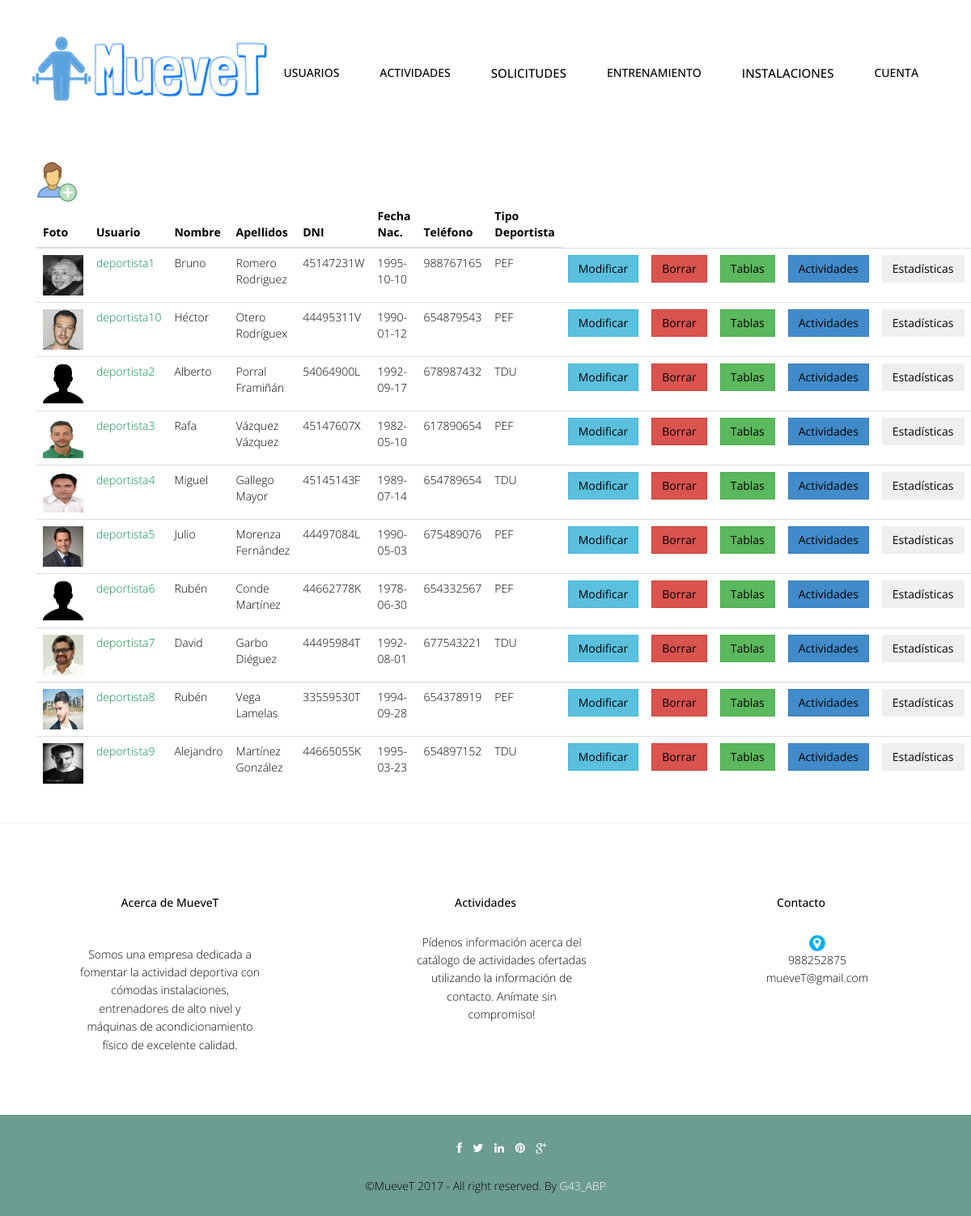
/abp/Controllers/DEPORTISTA_Controller.php?user=deportista (signed in), run on the app's committed database.
### tables this page shows
CREATE TABLE IF NOT EXISTS `usuario` (
  `foto` varchar(500) DEFAULT '../img/user.jpg',
  `userName` varchar(20) NOT NULL,
  `password` varchar(128) NOT NULL,
  `tipoUsuario` int(10) NOT NULL,
  `nombre` varchar(20) NOT NULL,
  `apellidos` varchar(70) NOT NULL,
  `dni` varchar(9) NOT NULL,
  `fechaNac` date NOT NULL,
  `direccion` varchar(80) DEFAULT NULL,
  `telefono` int(15) DEFAULT NULL,
  `email` varchar(30) NOT NULL
);

CREATE TABLE IF NOT EXISTS `deportista` (
  `userName` varchar(20) NOT NULL,
  `tipoDeportista` char(3) NOT NULL,
  `metodoPago` varchar(45) NOT NULL
);

### abp/Models/USUARIO_Model.php (called while the page is built, shortened)
<?php
include '../Functions/LibraryFunctions.php';
class USUARIO_Modelo {
    var $mysqli;
    function ConectarBD() {
        $this->mysqli = new mysqli("localhost", "root", "", "muevet");
    }
    function ConsultarTodo($user) {
        if ($user == "entrenador") {
            $sql = "SELECT * FROM USUARIO, ENTRENADOR WHERE USUARIO.userName=ENTRENADOR.userName AND USUARIO.tipoUsuario=2";
        } else if ($user == "deportista") {
            $sql = "SELECT * FROM USUARIO, DEPORTISTA WHERE USUARIO.userName=DEPORTISTA.userName AND USUARIO.tipoUsuario=3";
        } else {
            $sql = "SELECT * FROM USUARIO";
        }
        if (!($resultado = $this->mysqli->query($sql))) {
            return 'Error en la consulta sobre la base de datos';
        } else {
            $toret = array();
            $i = 0;
            while ($fila = $resultado->fetch_array()) {
                $toret[$i] = $fila;
                $i++;
            }
            return $toret;
        }
    }
}
?>

### abp/Views/DEPORTISTA_SHOWALL_Vista.php (the view, shortened to what this page needs)
<?php
class DEPORTISTA_Show {
    private $datos;
    function __construct($array, $tablasEstandar, $tablasPersonalizadas, $volver) {
        $this->datos = $array;
        $this->render();
    }
    function render() {
        ?>
        <div class="container">
            <?php
            $lista = array('foto', 'userName', 'nombre', 'apellidos', 'dni', 'fechaNac', 'telefono', 'tipoDeportista');
            ?>
            <br><br>
            <div class="container">
                <div align='left'>
                    <?php if (ConsultarTipoUsuarioLogin() == 1) { ?>
                        <a href='DEPORTISTA_Controller.php?accion=<?php echo $strings['Insertar']; ?>'><img src="../img/useradd.png" width="50px" height="50px"></a>
                    <?php } ?>
                </div>
                <table class="table">
                    <thead class="thead-dark">
                        <tr>
                            <?php
                            foreach ($lista as $titulo) {
                                echo "<th>";
                                echo $strings[$titulo];
                                echo "</th>";
                            }
                            echo "</tr>";
                            echo "</thead>";
                            echo "<tbody>";
                            for ($j = 0; $j < count($this->datos); $j++) {
                                echo "<tr>";
                                foreach ($this->datos [$j] as $clave => $valor) {
                                    for ($i = 0; $i < count($lista); $i++) {
                                        if ($clave === $lista[$i]) {
                                            echo "<td>";
                                            if (($clave === 'foto')) {
                                                if (is_file($valor)) {
                                                    ?><a target='_blank' href='<?php echo $valor ?>'><img src='<?php echo $valor ?>' width="50" height="50"></a> <?php
                                                } else {
                                                    ?><a target='_blank' href="../img/user.jpg"><img src="../img/user.jpg" width="50" height="50"></a> <?php
                                            }
                                            break;
                                        }
                                        if ($clave === 'userName') {
                                            ?>
                                        <a href='DEPORTISTA_Controller.php?userName=<?php echo $this->datos[$j]['userName'] . '&accion=' . $strings['Ver']; ?>'><font color="#088A4B"><?php echo $valor; ?></font></a> <?php
                                    } else {
                                        echo $valor;
                                    }
                                    echo "</td>";
                                }
                            }
                        }
                        ?>
                        <?php if (ConsultarTipoUsuarioLogin() == 1) { ?>
                            <td><button type="button" class="btn btn-info"><a href='DEPORTISTA_Controller.php?userName=<?php echo $this->datos[$j]['userName'] . '&accion=' . $strings['Modificar']; ?>'><?php echo $strings['Modificar']; ?></a></button></td>
                            <td><button type="button" class="btn btn-danger"><a href='DEPORTISTA_Controller.php?userName=<?php echo $this->datos[$j]['userName'] . '&accion=' . $strings['Borrar']; ?>'><?php echo $strings['Borrar']; ?></a></button></td>
                            <?php }
                            if (ConsultarTipoUsuarioLogin() != 3) { ?>
                            <td><button type="button" class="btn btn-success"><a href='DEPORTISTA_Controller.php?userName=<?php echo $this->datos[$j]['userName'] . '&accion=' . $strings['AsignarT']; ?>'><?php echo $strings['Tablas']; ?></a></button></td>
                            <td><button type="button" class="btn btn-primary"><a href='DEPORTISTA_Controller.php?userName=<?php echo $this->datos[$j]['userName'] . '&accion=' . $strings['ActividadesGrupales']; ?>'><?php echo $strings['ActividadesGrupales']; ?></a></button></td>
                            <td><button type="button" class="btn btn"><a href='ESTADISTICAS_Controller.php?userName=<?php echo $this->datos[$j]['userName'] . '&accion=' . $strings['VerEstadisticas']; ?>'><?php echo $strings['VerEstadisticas']; ?></a></button></td>
                                <?php }
                            }
                            ?>
                    </tbody>
                </table>
            </div>
        </div>
        <?php
        include '../Views/footer.php';
    }
}

### abp/css/style.css (style rules this page uses)
body { font-family:'Open Sans', Arial, sans-serif; font-size:14px; font-weight:300; line-height:1.6em; color:#000; background-color:#fff; }
.link-list ul,li,a { color:#000; list-style:none; }

### abp/css/overwrite.css (style rules this page uses)
.btn { text-shadow: none; background-image:none; border-color: none; border-bottom-color: none; -webkit-box-shadow: none; -moz-box-shadow: none; box-shadow: none; }
.btn { outline:0; -webkit-border-radius: 0; -moz-border-radius: 0; border-radius: 0; }

### data on the page
usuario: foto (picture), nombre "Bruno", apellidos "Romero Rodriguez", dni "45147231W", fechaNac "1995-10-10", telefono "988767165"
deportista: userName "deportista1", tipoDeportista "PEF"
usuario: foto (picture), nombre "Héctor", apellidos "Otero Rodríguex", dni "44495311V", fechaNac "1990-01-12", telefono "654879543"
deportista: userName "deportista10", tipoDeportista "PEF"
usuario: foto (placeholder picture), nombre "Alberto", apellidos "Porral Framiñán", dni "54064900L", fechaNac "1992-09-17", telefono "678987432"
deportista: userName "deportista2", tipoDeportista "TDU"
usuario: foto (picture), nombre "Rafa", apellidos "Vázquez Vázquez", dni "45147607X", fechaNac "1982-05-10", telefono "617890654"
deportista: userName "deportista3", tipoDeportista "PEF"
usuario: foto (picture), nombre "Miguel", apellidos "Gallego Mayor", dni "45145143F", fechaNac "1989-07-14", telefono "654789654"
deportista: userName "deportista4", tipoDeportista "TDU"
usuario: foto (picture), nombre "Julio", apellidos "Morenza Fernández", dni "44497084L", fechaNac "1990-05-03", telefono "675489076"
deportista: userName "deportista5", tipoDeportista "PEF"
deportista: userName "deportista6", tipoDeportista "PEF"
usuario: nombre "Rubén", apellidos "Conde Martínez", dni "44662778K", fechaNac "1978-06-30", telefono "654332567"
usuario: foto (picture), nombre "David", apellidos "Garbo Diéguez", dni "44495984T", fechaNac "1992-08-01", telefono "677543221"
deportista: userName "deportista7", tipoDeportista "TDU"
usuario: foto (picture), nombre "Rubén", apellidos "Vega Lamelas", dni "33559530T", fechaNac "1994-09-28", telefono "654378919"
deportista: userName "deportista8", tipoDeportista "PEF"
usuario: foto (picture), nombre "Alejandro", apellidos "Martínez González", dni "44665055K", fechaNac "1995-03-23", telefono "654897152"
deportista: userName "deportista9", tipoDeportista "TDU"

### other printed values
$strings['Cuenta'] "CUENTA"
$strings[$titulo] "Foto"
$strings[$titulo] "Usuario"
$strings[$titulo] "Nombre"
$strings[$titulo] "Apellidos"
$strings[$titulo] "DNI"
$strings[$titulo] "Fecha Nac."
$strings[$titulo] "Teléfono"
$strings[$titulo] "Tipo Deportista"
